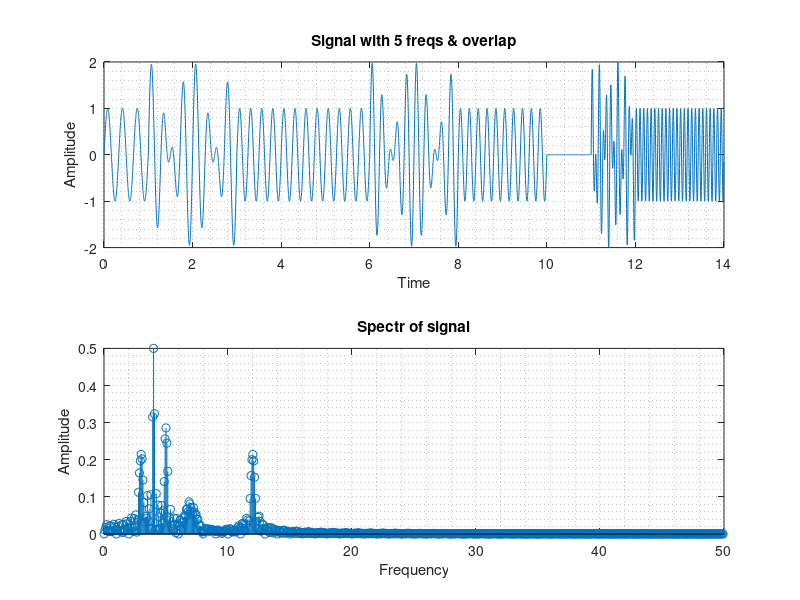

Write MATLAB code to recreate this figure. (Note: this script raises an error after producing the figure.)
clear, clc, close all;

fs = 500;

fs1 = 3;
fs2 = 4;
fs3 = 5;
fs4 = 7;
fs5 = 12;

ts_tmp = 0: 1/fs : 1-1/fs;
len_ts_unit = length(ts_tmp);
data(0*len_ts_unit+1:14*len_ts_unit) = 0;
ts = 0: 1/fs : 14-1/fs;
n = length(ts);

ts1 = 0: 1/fs : 3-1/fs;
data(0*len_ts_unit+1:3*len_ts_unit)...
    = data(0*len_ts_unit+1:3*len_ts_unit) + sin(2*pi*fs1*ts1);

ts2 = 1: 1/fs : 8-1/fs;
data(1*len_ts_unit+1:8*len_ts_unit)...
    = data(1*len_ts_unit+1:8*len_ts_unit) + sin(2*pi*fs2*ts2);

ts3 = 6: 1/fs : 10-1/fs;
data(6*len_ts_unit+1:10*len_ts_unit)...
    = data(6*len_ts_unit+1:10*len_ts_unit) + sin(2*pi*fs3*ts3);

ts4 = 11: 1/fs : 12-1/fs;
data(11*len_ts_unit+1:12*len_ts_unit)...
    = data(11*len_ts_unit+1:12*len_ts_unit) + sin(2*pi*fs4*ts4);

ts5 = 11: 1/fs : 14-1/fs;
data(11*len_ts_unit+1:14*len_ts_unit)...
    = data(11*len_ts_unit+1:14*len_ts_unit) + sin(2*pi*fs5*ts5);

figure('Name','Spectral analysis, signal & FFT','units','normalized',...
    'outerposition',[0 0 1 1]);

subplot(2,1,1);
plot(ts, data);
grid minor;
title('Signal with 5 freqs & overlap');
xlabel('Time');
ylabel('Amplitude');

data_spectr = 2*abs(fft(data))/n;
fs_spectr = 0 : fs/n : fs-fs/n;

subplot(2,1,2);
stem(fs_spectr(1:length(fs_spectr)/10), data_spectr(1:length(fs_spectr)/10));
grid minor;
title('Spectr of signal');
xlabel('Frequency');
ylabel('Amplitude');

fb = cwtfilterbank('SignalLength',n,'SamplingFrequency',fs,...
    'FrequencyLimits',[fs1 fs5]);

figure('Name','Spectral analysis, continous wavelet transform with fb',...
    'units','normalized','outerposition',[0 0 1 1]);

cwt(data,'FilterBank',fb);
